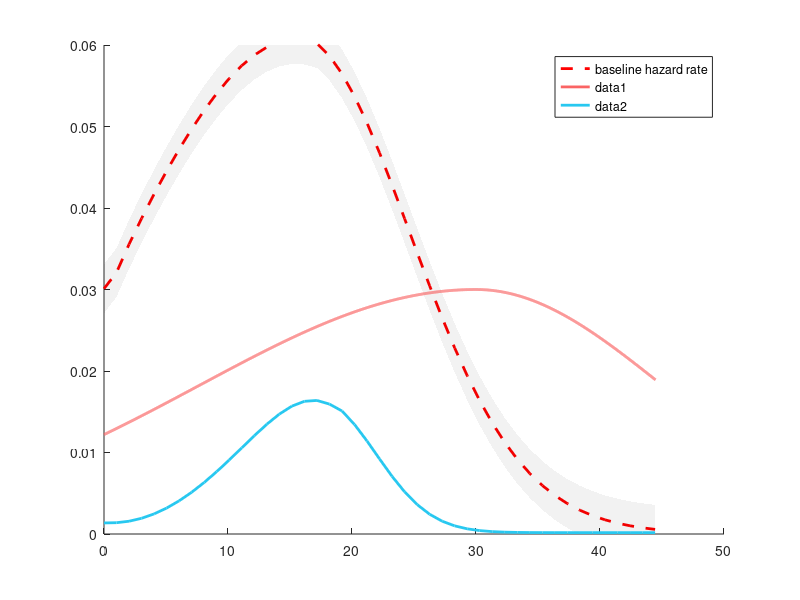

Write the MATLAB code that produced this figure.
clc
clear all
rng('default') % for reproducibility
X = 4*rand(100,1);
A = 50*exp(-0.5*X);
B = 1.9;
y = wblrnd(A,B);
% figure(1)
% [b,logL,H,stats] = coxphfit(X,y);
% 
% % stairs(H(:,1),1-(1-exp(-H(:,2)))/1.5,'LineWidth',2)
% % hold on ;
% % stairs(H(:,1),1-(1-exp(-H(:,2)))/1.2,'LineWidth',2)
% % stairs(H(:,1),1-(1-exp(-H(:,2)))/1.3,'LineWidth',2)
% % stairs(H(:,1),1-(1-exp(-H(:,2)))/1.8,'LineWidth',2)
% % stairs(H(:,1),1-(1-exp(-H(:,2)))/1.1,'LineWidth',2)
% % stairs(H(:,1),1-(1-exp(-H(:,2)))/1.7,'LineWidth',2)
xx = linspace(0,100);
% m = 1-wblcdf(xx,50*exp(-0.5*mean(X));
% m = 1-(1-m)/2 ;
yy = 1-wblcdf(xx,50*exp(-0.5*mean(X)),B)./1.4;
% line(xx,yy,'linestyle','--','color','r','LineWidth',2)
% hold on 
% 
% %% fig1
% % h1=ezplot('x-30-5*exp(-500*(y-0.40)^2)',[0 50 0.25 0.55]);
% % h2=ezplot('x-30+y*0.00001',[29 31 0 0.8]);
% % set(h2,'linestyle','--','color','black');
% y = 0.25:0.004:0.55;
% x = 30+3.5*exp(-600*(y-0.40).^2);
% plot(x,y,'color',[50,100,200]/255)
% [~,N]=size(y);
% for i =1:N-1
%     fill([x(i),x(i+1),30,30],[y(i),y(i+1),y(i+1),y(i)],[100,180,255]/255,'edgealpha',0,'FaceAlpha',0.4);
%     hold on
% end
% 
% y = 0.15:0.004:0.4;
% x = 30+3.5*exp(-1000*(y-0.27).^2);
% plot(x,y,'color',[50,100,200]/255)
% [~,N]=size(y);
% for i =1:N-1
%     fill([x(i),x(i+1),30,30],[y(i),y(i+1),y(i+1),y(i)],[230,0,0]/255,'edgealpha',0,'FaceAlpha',0.4);
%     hold on
% end
% y = 0:0.001:1.1;
% x = y.^0*30;
% plot(x,y,'--','color',[50,100,200]/255)
% 
% %% fig2
% % h1=ezplot('x-30-5*exp(-500*(y-0.40)^2)',[0 50 0.25 0.55]);
% % h2=ezplot('x-30+y*0.00001',[29 31 0 0.8]);
% % set(h2,'linestyle','--','color','black');
% y = 0.2:0.004:0.5;
% x = 40+3.7*exp(-400*(y-0.38).^2);
% plot(x,y,'color',[50,100,200]/255)
% [~,N]=size(y);
% for i =1:N-1
%     fill([x(i),x(i+1),40,40],[y(i),y(i+1),y(i+1),y(i)],[100,180,255]/255,'edgealpha',0,'FaceAlpha',0.4);
%     hold on
% end
% 
% y = 0.1:0.004:0.35;
% x = 40+3.7*exp(-700*(y-0.23).^2);
% plot(x,y,'color',[50,100,200]/255)
% [~,N]=size(y);
% for i =1:N-1
%     fill([x(i),x(i+1),40,40],[y(i),y(i+1),y(i+1),y(i)],[230,0,0]/255,'edgealpha',0,'FaceAlpha',0.4);
%     hold on
% end
% y = 0:0.001:1.1;
% x = y.^0*40;
% plot(x,y,'--','color',[50,100,200]/255)
% 
% %% fig3
% % h1=ezplot('x-30-5*exp(-500*(y-0.40)^2)',[0 50 0.25 0.55]);
% % h2=ezplot('x-30+y*0.00001',[29 31 0 0.8]);
% % set(h2,'linestyle','--','color','black');
% y = 0.8:0.004:1;
% x = 7.5+2.5*exp(-1500*(y-0.9).^2);
% plot(x,y,'color',[50,100,200]/255)
% [~,N]=size(y);
% for i =1:N-1
%     fill([x(i),x(i+1),7.5,7.5],[y(i),y(i+1),y(i+1),y(i)],[100,180,255]/255,'edgealpha',0,'FaceAlpha',0.4);
%     hold on
% end
% 
% y = 0.75:0.004:0.9;
% x = 7.5+2.5*exp(-2800*(y-0.825).^2);
% plot(x,y,'color',[50,100,200]/255)
% [~,N]=size(y);
% for i =1:N-1
%     fill([x(i),x(i+1),7.5,7.5],[y(i),y(i+1),y(i+1),y(i)],[230,0,0]/255,'edgealpha',0,'FaceAlpha',0.4);
%     hold on
% end
% y = 0:0.001:1.1;
% x = y.^0*7.5;
% plot(x,y,'--','color',[50,100,200]/255)
% 
% xlim([0,50])


%% hazadous function
figure(3)
y1 = [0 -diff(yy)]./yy;
y1(1:18) = (y1(1:18)+y1(18))/2 ;
line(xx(1:45),y1(1:45),'color',[1 0 0],'linestyle','--','LineWidth',2);
% line(xx(1:45),y1(1:45)+0.001,'color',[0 0 0],'linestyle','--','LineWidth',2);
% line(xx(1:45),y1(1:45)-0.001,'color',[0 0 0],'linestyle','--','LineWidth',2);
hold on
[~,N]=size(y1);
for i =1:44
    fill([xx(i),xx(i+1),xx(i+1),xx(i)],[y1(i)-0.003,y1(i+1)-0.003,y1(i+1)+0.003,y1(i)+0.003],[0 0 0],'edgealpha',0,'FaceAlpha',0.05);
    hold on
end
xlim([0,50])
ylim([0,0.06])
legend('baseline hazard rate')
% X = 4*rand(100,1);
% A = 50*exp(-0.5*X);
% B = 1.4;
% y = wblrnd(A,B);
% xx = linspace(0,100);
% yy = 1-wblcdf(xx,50*exp(-0.5*mean(X)),B)./1.4;
% y2 = [0 -diff(yy)]./yy;
% y2(1:15) = (y2(1:15)+2*y2(15))/3;
% y2(1:20) = (0.05+y2(1:20))/2;
% for i =20:51
%     y2(i) = y2(i)+0.0001*(i-35)^2;
% end
% t = y2(40);
% for i =20:51
%     y2(i) = y2(i)-t;
% end
% y2(19) = y2(19)-0.0003;
% y2(21) = y2(21)-0.00005;
% y2(20)=0.0425;
% y2(21:51) = (5*y2(21:51)+y2(21))/6;
xx = 30:0.01:51;
y2 = 0.03*exp(-0.0022*(xx-30).^2);
xx2 = 0:0.01:30 ;
y3 = 0.03*exp(-0.001*(xx2-30).^2);
xx = [xx2 xx];
y2 = [y3 y2];
line(xx(1:4450),y2(1:4450),'color',[250,100,100]/255,'LineWidth',2);

B = 3;
y = wblrnd(A,B);
xx = linspace(0,100);
yy = 1-wblcdf(xx,50*exp(-0.5*mean(X)),B)./1.4;
y2 = [0 -diff(yy)]./yy;
y2(1:20) = (y2(1:20)*10+y2(20))/11;
y2(20:51) = y2(20:51) +0.001;
line(xx(1:45),y2(1:45)/6,'color',[40,200,240]/255,'LineWidth',2);

% ylim([0,6])

% y = normrnd(0.65,0.1,100);
% [~,N]=size(y);
% figure(2)
% m = histogram(y,100) ;
% figure(1)
% x = m.BinEdges;
% y = m.Values/200 ;
% plot(x(1:end-1),y);
